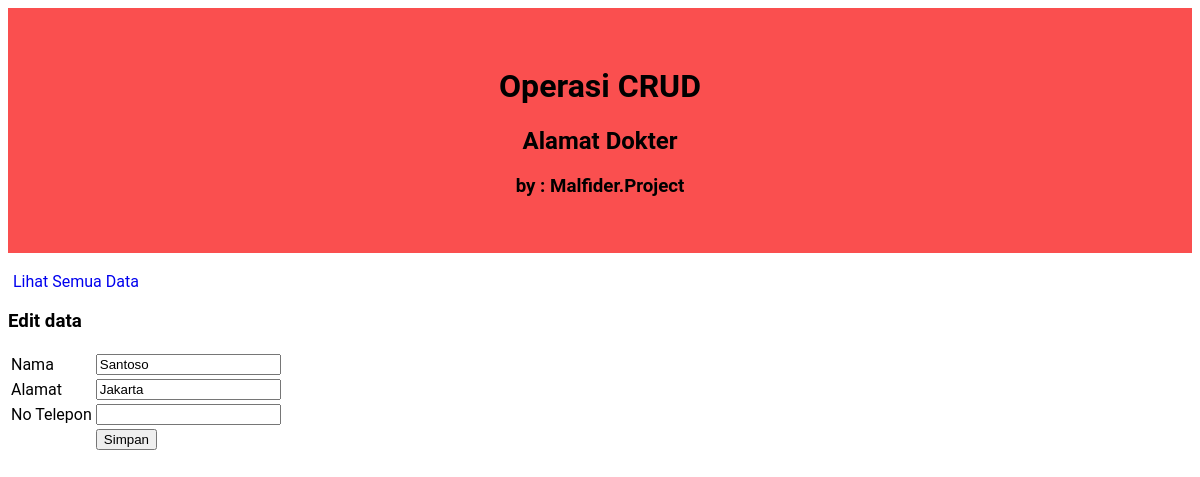
Page /edit.php?id=2 on the earlier database version.
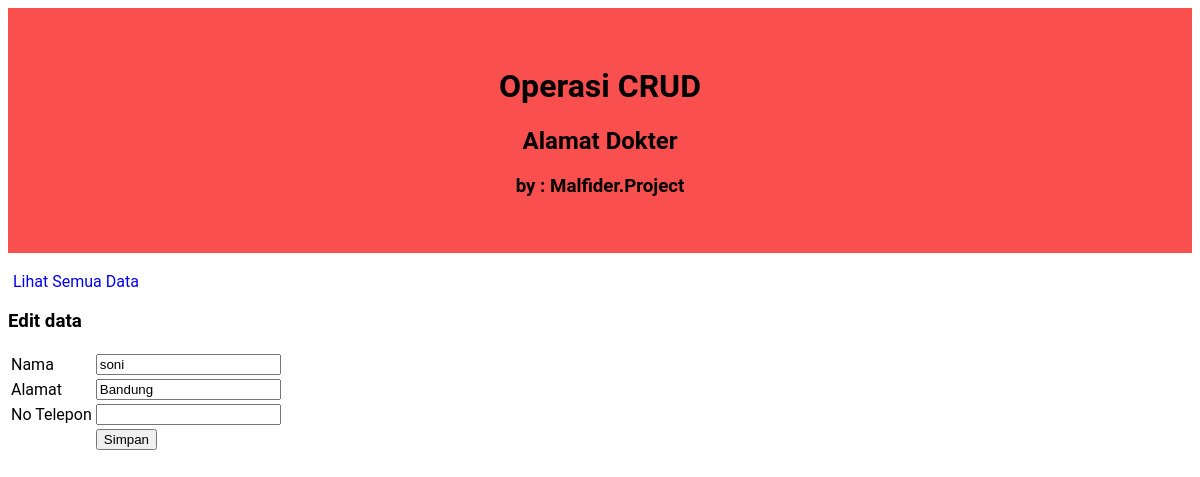
Same page on the later database version.
### tables this page shows
CREATE TABLE IF NOT EXISTS `user` (
  `id` int(11) NOT NULL AUTO_INCREMENT,
  `nama` varchar(50) NOT NULL,
  `alamat` text NOT NULL,
  `pekerjaan` varchar(50) NOT NULL,
  PRIMARY KEY (`id`)
);

### EDIT.PHP (the view, shortened to what this page needs)
<!DOCTYPE html>
<html>
<head>
	<link rel="stylesheet" type="text/css" href="style.css">
</head>
<body>
	<div class="judul">
		<h1>Operasi CRUD</h1>
		<h2>Alamat Dokter</h2>
		<h3>by : Malfider.Project</h3>
	</div>
	<br/>
	<a href="index.php">Lihat Semua Data</a>
	<br/>
	<h3>Edit data</h3>
	<?php
	$id = $_GET['id'];
	$query_mysql = mysql_query("SELECT * FROM user WHERE id='$id'")or die(mysql_error());
	while($data = mysql_fetch_array($query_mysql)){
	?>
	<form action="update.php" method="post">
		<table>
			<tr>
				<td>Nama</td>
				<td>
					<input type="text" name="nama" value="<?php echo $data['nama'] ?>">
				</td>
			</tr>
			<tr>
				<td>Alamat</td>
				<td><input type="text" name="alamat" value="<?php echo $data['alamat'] ?>"></td>
			</tr>
			<tr>
				<td>No Telepon</td>
				<td><input type="text" name="no_telp" value="<?php echo $data['no_telp'] ?>"></td>
			</tr>
			<tr>
				<td></td>
				<td><input type="submit" value="Simpan"></td>
			</tr>
		</table>
	</form>
	<?php } ?>
</body>
</html>

Differences in the rows shown:
removed user: nama "Santoso", alamat "Jakarta"
added user: nama "soni", alamat "Bandung"
